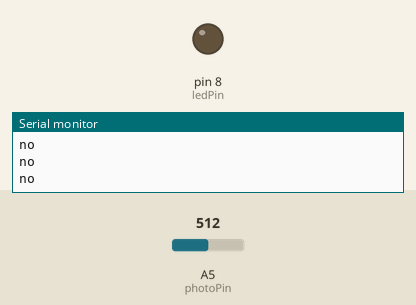
Simulated run of this sketch. Board: Arduino Uno, built with avr-gcc and run on an emulated ATmega328P. Parts: output pins drawn as LEDs (lit = HIGH), the last lines printed to the serial monitor. The inputs (shaded band) are chosen by the test bench; at power-on: A5 (photoPin) = 512.

Above: at 1.2 s.
1.3 s: A5 (photoPin) set to 209
2.8 s: A5 (photoPin) set to 181
At 3.1 s:
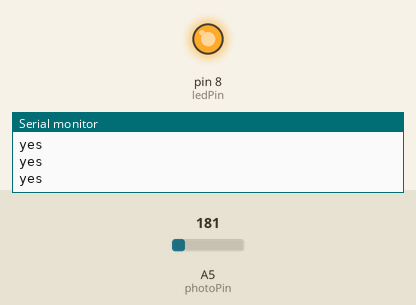
4.3 s: A5 (photoPin) set to 210
At 5.5 s:
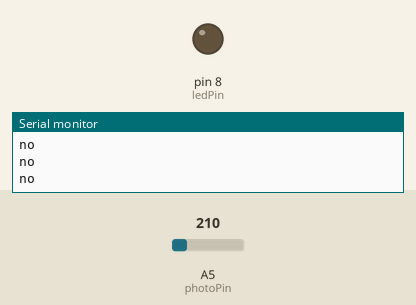
5.8 s: A5 (photoPin) set to 190
At 6.7 s:
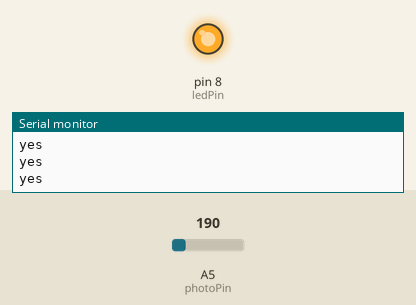
Timing chart, 0 to 8.3 s (numbered marks = the images above; inputs shaded):
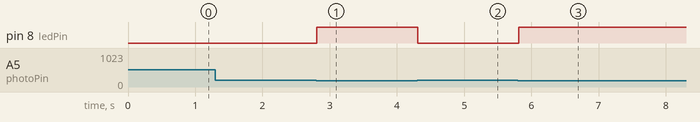

Measured:
- the behaviour switches between 200 and 199 on A5 (photoPin) (found by bisection; images 0 and 1)
- after the input at 2.8 s, pin 8 (ledPin): LOW → HIGH at once
- after the input at 4.3 s, pin 8 (ledPin): HIGH → LOW at once
- after the input at 5.8 s, pin 8 (ledPin): LOW → HIGH at once

The sketch:

Photointerrupters.ino
```cpp
int photoPin = 5;
int ledPin = 8;
int photoState = 0;

void setup(){
	Serial.begin(9600);
pinMode(photoPin, INPUT_PULLUP);
pinMode (ledPin, OUTPUT);
}

void loop(){
	photoState = analogRead(photoPin);
	if (photoState > 200){
		Serial.println("no");
		digitalWrite(ledPin, LOW);
		delay(100);
	}
	if (photoState < 200) {
		Serial.println("yes");
		digitalWrite(ledPin, HIGH);
		delay(100);
	}
}
```
